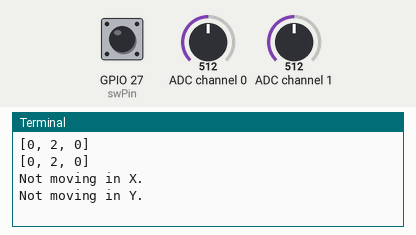
A program run on a simulated Raspberry Pi (BCM pin numbers). On the bench: the last lines printed to the terminal. The inputs (shaded band) are chosen by the test bench; at power-on: ADC channel 0 = 512, ADC channel 1 = 512, GPIO 27 (swPin) HIGH (analog values on the 0–1023 scale).

Above: at 1.2 s.
1.3 s: ADC channel 0 set to 716
At 1.9 s:
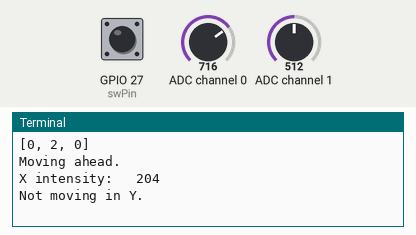
3.0 s: ADC channel 1 set to 716
At 3.4 s:
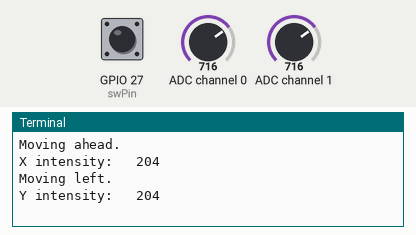
4.5 s: GPIO 27 (swPin) pulled LOW for 0.6 s
6.6 s: ADC channel 0 set to 306
9.0 s: ADC channel 1 set to 306
At 9.4 s:
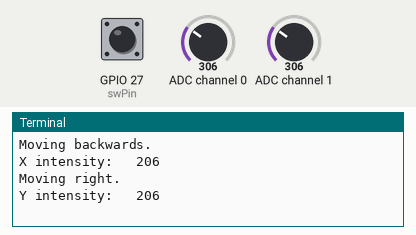
Timing chart, 0 to 12.0 s (numbered marks = the images above; inputs shaded):
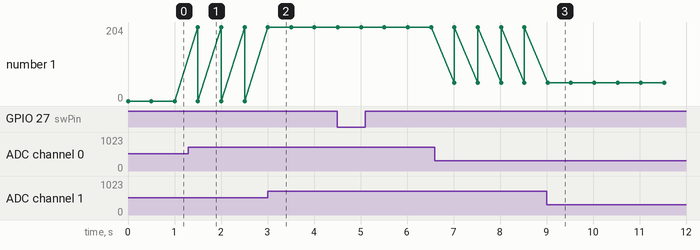

The program:

ky023.py
```python
#!/usr/bin/env python
# -*- coding: utf-8 -*-
"""
reads position from thumb-joystick
needs spidev installed
http://www.raspberrypi-spy.co.uk/2014/08/enabling-the-spi-interface-on-the-raspberry-pi/
"""
import RPi.GPIO as GPIO
import time
import spidev

xPin = 0 # joystick x connected to A0
yPin = 1 # joystick y connected to A1
swPin = 27 # sw connected to D27

GPIO.setwarnings(False)
GPIO.setmode(GPIO.BCM)
GPIO.setup(swPin, GPIO.IN, pull_up_down=GPIO.PUD_UP)

tolerancevalue = 10
xZero = 512
yZero = 512

spi = spidev.SpiDev()
spi.open(0,0)

def readadc(adcnum):
	# read SPI data from MCP3004 chip, 4 possible adc’s (0 thru 3)
	if ((adcnum > 3) or (adcnum < 0)):
		return -1
	r = spi.xfer2([1,8 + adcnum << 4, 0])
	print(r)
	adcout = ((r[1] &3) << 8) + r[2]
	return adcout

def position(adcnum, zerovalue):
	return readadc(adcnum) - zerovalue


def eventSWButton(e):
	print("SW from joystick pressed")
	print(e)

# using the callback is optional
GPIO.add_event_detect(swPin, GPIO.FALLING, bouncetime = 200, callback = eventSWButton)

while True:
	xPos = position(xPin, xZero)
	yPos = position(yPin, yZero)

	# in case you don't want to use the callback
	#if (GPIO.input(swPin) == 0):
	#	print("Button pressed!")

	if (abs(xPos) < tolerancevalue):
		print("Not moving in X.")
	elif (xPos > 0):
		print("Moving ahead.")
		print("X intensity: %5d" % abs(xPos))
	else:
		print("Moving backwards.")
		print("X intensity: %5d" % abs(xPos))

	if (abs(yPos) < tolerancevalue):
		print("Not moving in Y.")
	elif (yPos > 0):
		print("Moving left.")
		print("Y intensity: %5d" % abs(yPos))
	else:
		print("Moving right.")
		print("Y intensity: %5d" % abs(yPos))

	print("")
	time.sleep(0.5)

print('done.')
```

Measured:
- after the input at 1.3 s, the terminal: prints a new line after 0.20 s (image 1)
- after the input at 3.0 s, the terminal: prints a new line at once (image 2)
- after the input at 9.0 s, the terminal: prints a new line at once (image 3)
